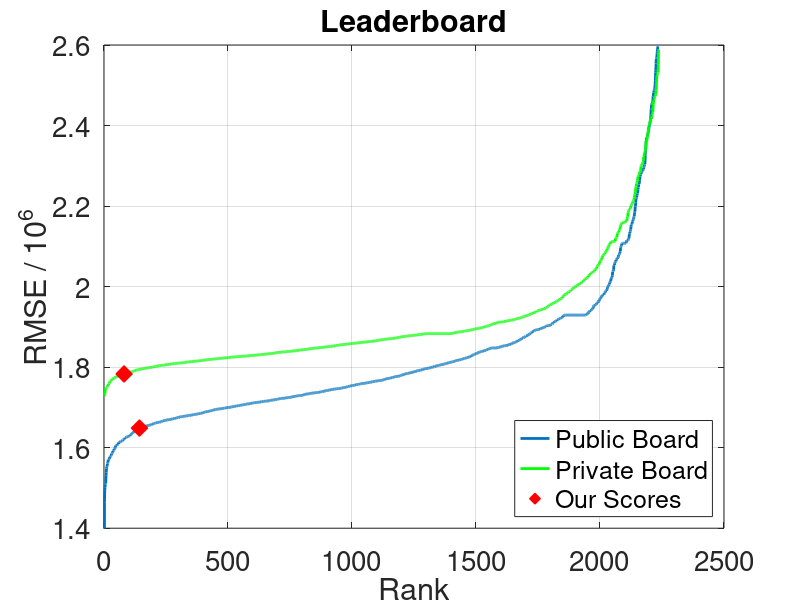

Here is the MATLAB script that generated this plot:
#!/usr/bin/env octave -qf

% f = figure;

% set(f, 'visible', 'off');
threash_hold = 2.6

private_s = load('private_board.txt');
private_s = sort(private_s) / 1e6;
private_s = private_s(private_s<threash_hold);

public_s = load('public_board.txt');
public_s = sort(public_s) / 1e6;
public_s = public_s(public_s<threash_hold);

our_private_score = 1783082.67907 / 1e6;
our_private_rank = sum(private_s < our_private_score);

our_public_score = 1648696.38015 / 1e6
our_public_rank = sum(public_s < our_public_score);

our_scores = [our_private_score, our_public_score];
our_ranks = [our_private_rank, our_public_rank];


plot(public_s, 'LineWidth', 2);
hold on;
plot(private_s, 'g','LineWidth', 2);
hold on;

plot(our_ranks, our_scores, 'rd', 'MarkerSize', 12, 'MarkerFaceColor', 'auto');

h = legend('Public Board','Private Board', 'Our Scores');

set(h, 'FontSize', 20, 'FontName', 'Helvetica', 'Location', 'Southeast');

grid on;

title('Leaderboard', 'FontSize', 20, 'FontWeight', 'bold', 'FontName', 'Helvetica');
xlabel('Rank', 'FontSize', 20, 'FontName', 'Helvetica');
ylabel('RMSE / 10^6', 'FontSize', 20, 'FontName', 'Helvetica');

ylim([1.4 threash_hold])

set(gca, 'FontSize', 20, 'FontName', 'Helvetica');

filename = '../../figs/pb.eps'
fprintf(stdout, 'saving to %s\n', filename);

print('-depsc', filename, '-S800,500');
